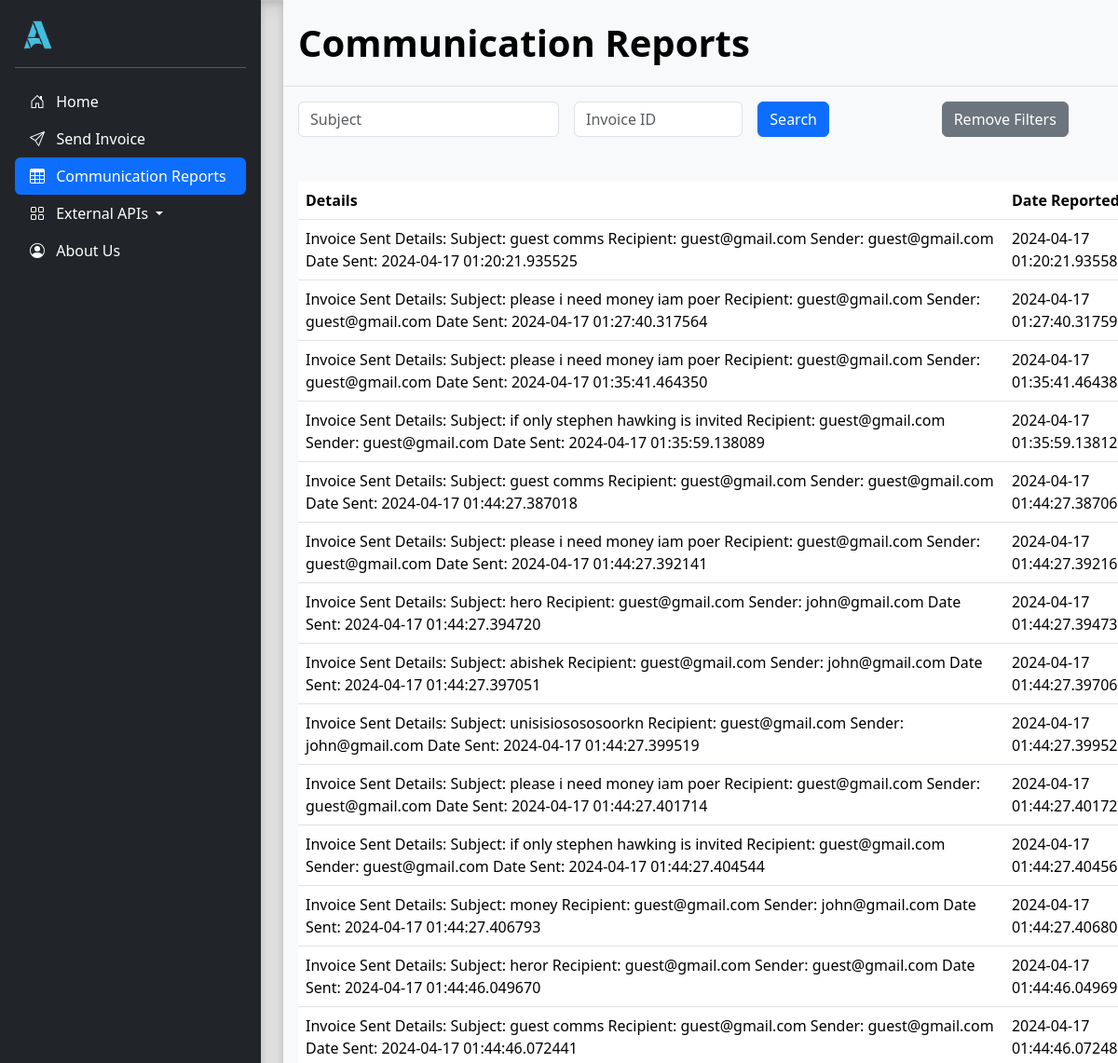
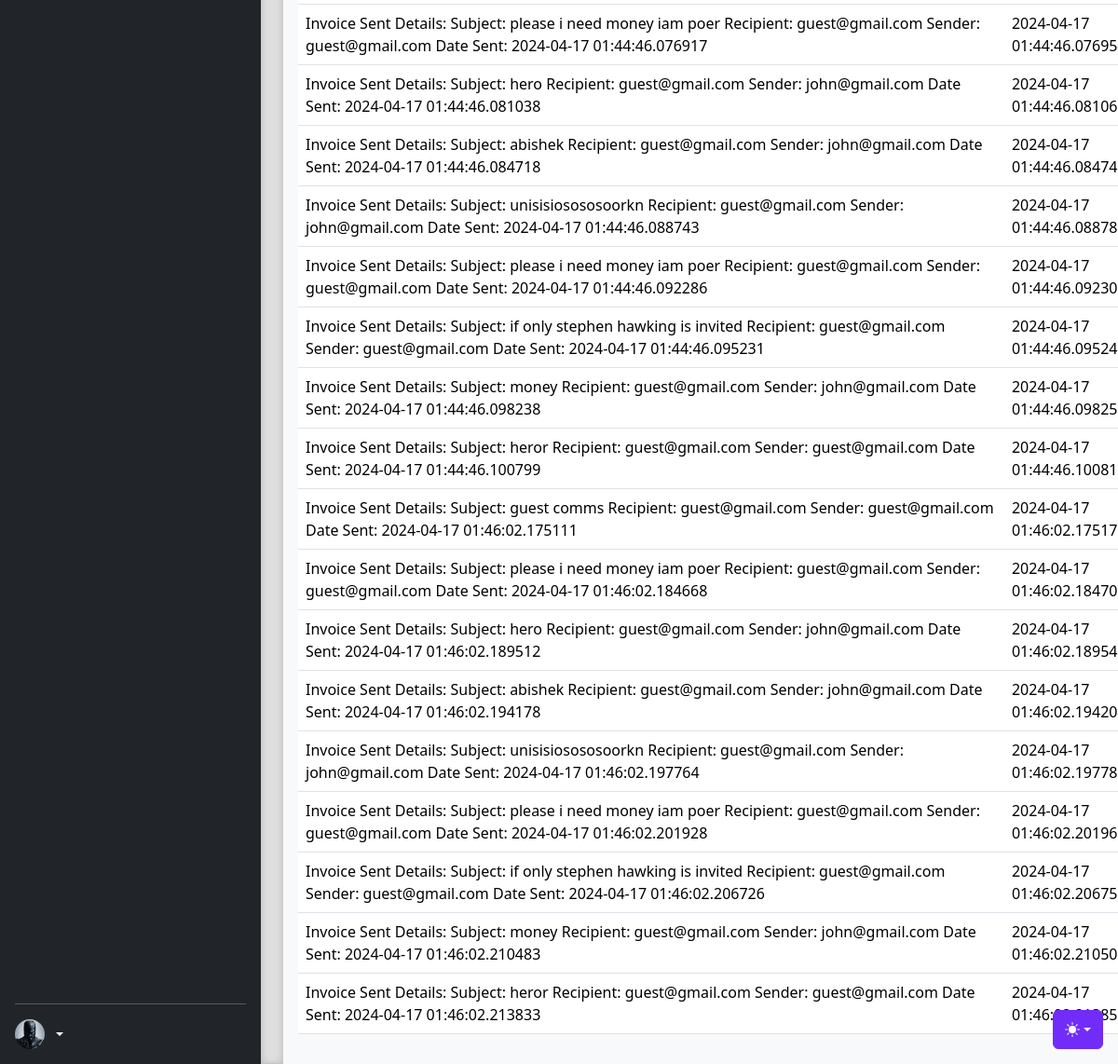
Page /reports/ (signed in) on the committed database (2 pictures, top to bottom).
### backend/src/models.py (models this page shows)
class CommunicationReport(db.Model):
    id = db.Column(db.String(80), unique=True, primary_key=True)
    invoice_id = db.Column(db.String(80), db.ForeignKey('invoice.id'))
    user_id = db.Column(db.String(80), db.ForeignKey('user.id'))
    details = db.Column(db.Text, nullable=False)
    date_reported = db.Column(db.DateTime, nullable=False)
    invoice = relationship("Invoice", back_populates="communication_report")
    user = relationship("User")

### backend/src/reports.py (the view)
@reports.route('', methods=['GET'])
def reportBox():
    user_id_a = session.get('user_id')
    if not user_id_a:
        return jsonify({'error': 'Invalid userId'}), 400
    search_sender_email = request.args.get('sender_address')
    search_subject = request.args.get('subject')
    search_invoice_id = request.args.get('invoice_id')
    query = CommunicationReport.query.filter(CommunicationReport.user_id == user_id_a)
    '''
    if search_sender_email:
        query = query.join(Invoice).join(User, User.id == Invoice.sent_to_user_id)
        query = query.filter(User.email.ilike(f"%{search_sender_email}%"))

        print("Query with Email Filter:", query)
        print(f"User ID: {user_id_a}, Email search pattern: %'{search_sender_email.lower()}%'")
    '''
    if search_subject:
        query = query.filter(CommunicationReport.invoice.has(Invoice.subject.ilike(f"%{search_subject}%")))
    if search_invoice_id:
        query = query.filter(CommunicationReport.invoice_id == search_invoice_id)
    communication_reports = query.all()
    user = User.query.filter_by(id=user_id_a).first()
    formatted_reports = []
    for report in communication_reports:
        new_report = {
            'id': report.id,
            'details': report.details,
            'date_reported': report.date_reported,
            'invoice_subject': report.invoice.subject,
            }
        formatted_reports.append(new_report)
    return render_template('report.html', formatted_reports=formatted_reports)

### templates/report.html (shortened to what this page needs)
<!doctype html>
<html lang="en" data-bs-theme="auto">
<head>
    <link href="https://cdn.jsdelivr.net/npm/bootstrap-icons@1.8.1/font/bootstrap-icons.css" rel="stylesheet">
    <link rel="stylesheet" href="https://cdn.jsdelivr.net/npm/@docsearch/css@3">
    <link href="/static/css/bootstrap.min.css" rel="stylesheet"
>
    <link href="/static/sidebars.css" rel="stylesheet">
</head>
<body>
    <div class="dropdown position-fixed bottom-0 end-0 mb-3 me-3 bd-mode-toggle">
        <button class="btn btn-bd-primary py-2 dropdown-toggle d-flex align-items-center" id="bd-theme" type="button"
            aria-expanded="false" data-bs-toggle="dropdown" aria-label="Toggle theme (auto)">
            <svg class="bi my-1 theme-icon-active" width="1em" height="1em">
                <use href="#circle-half"></use>
            </svg>
        </button>
    </div>
    <main class="d-flex flex-nowrap">
        <div class="d-flex flex-column flex-shrink-0 p-3 text-bg-dark" style="width: 280px;">
            <p class="d-flex align-items-center mb-3 mb-md-0 me-md-auto text-white text-decoration-none">
                <img src="/static/images/logo.png"
                    class="d-flex align-items-center mb-3 mb-md-0 me-md-auto text-white text-decoration-none"
                    style="height: 40px;">
            </p>
            <hr>
            <ul class="nav nav-pills flex-column mb-auto">
                <li class="nav-item">
                    <a href="{{ url_for('mailbox_route.mailBox') }}" class="nav-link text-white" aria-current="page">
                        <svg class="bi pe-none me-2" width="16" height="16">
                            <use xlink:href="#home" />
                        </svg>
                        Home
                    </a>
                </li>
                <li>
                    <a href="{{ url_for('mailbox_route.sending') }}" class="nav-link text-white">
                        <span class="text-padding">&nbsp;&nbsp;Send Invoice</span>
                    </a>
                </li>
                <li>
                    <a href="{{ url_for('reports.reportBox') }}" class="nav-link text-white active">
                        <svg class="bi pe-none me-2" width="16" height="16">
                            <use xlink:href="#table" />
                        </svg>
                        Communication Reports
                    </a>
                </li>
                <li class="dropdown">
                    <button class="nav-link text-white dropdown-toggle" type="button" id="productsDropdown"
                        data-bs-toggle="dropdown" aria-expanded="false">
                        <svg class="bi pe-none me-2" width="16" height="16">
                            <use xlink:href="#grid" />
                        </svg>
                        External APIs
                    </button>
                </li>
                <li>
                    <a href="{{ url_for('about') }}" class="nav-link text-white">
                        <svg class="bi pe-none me-2" width="16" height="16">
                            <use xlink:href="#people-circle" />
                        </svg>
                        About Us
                    </a>
                </li>
            </ul>
            <hr>
            <div class="dropdown">
                <a href="#" class="d-flex align-items-center text-white text-decoration-none dropdown-toggle"
                    data-bs-toggle="dropdown" aria-expanded="false">
                    <img src="/static/profile_pictures/default.png" alt="" width="32" height="32" class="rounded-circle me-2">
                </a>
            </div>
        </div>
        <div class="b-example-divider b-example-vr"></div>
        <div class="d-flex flex-column align-items-stretch flex-shrink-0 bg-body-tertiary" style="width: 1200px;">
            <span
                class="d-flex align-items-center flex-shrink-0 p-3 link-body-emphasis text-decoration-none border-bottom fs-5 fw-semibold"
                style="font-size: 40px !important; text-align: center;">
                Communication Reports
            </span>
        <div class="p-3">
            <form class="row g-3">
                <div class="col-md-3">
                    <input type="text" class="form-control" placeholder="Subject" name="subject">
                </div>
                <div class="col-md-2">
                    <input type="text" class="form-control" placeholder="Invoice ID" name="invoice_id">
                </div>
                <div class="col-md-2">
                    <button type="submit" class="btn btn-primary mb-3">Search</button>
                </div>
                <div class="col-md-2">
                    <a href="{{ url_for('reports.reportBox') }}" class="btn btn-secondary mb-3">Remove Filters</a>
                </div>
            </form>
        </div>
            <div class="table-responsive p-3">
                <table class="table table-hover">
                    <thead>
                        <tr>
                            <th scope="col">Details</th>
                            <th scope="col">Date Reported</th>
                        </tr>
                    </thead>
                    <tbody>
                        {% for report in formatted_reports %}
                        <tr>
                            <td>{{ report.details }}</td>
                            <td>{{ report.date_reported }}</td>
                        </tr>
                        {% endfor %}
                    </tbody>
                </table>
            </div>
    </main>
</body>
</html>

### static/sidebars.css (style rules this page uses)
body { min-height: 100vh; min-height: -webkit-fill-available; }
html { height: -webkit-fill-available; }
main { height: 100vh; height: -webkit-fill-available; max-height: 100vh; overflow-x: auto; overflow-y: hidden; }
.dropdown-toggle { outline: 0; }

### templates/report.html (style rules this page uses)
.b-example-divider { width: 100%; height: 3rem; background-color: rgba(0, 0, 0, .1); border: solid rgba(0, 0, 0, .15); border-width: 1px 0; box-shadow: inset 0 .5em 1.5em rgba(0, 0, 0, .1), inset 0 .125em .5em rgba(0, 0, 0, .15); }
.b-example-vr { flex-shrink: 0; width: 1.5rem; height: 100vh; }
.bi { vertical-align: -.125em; fill: currentColor; }
.btn-bd-primary { --bd-violet-bg: #712cf9; --bd-violet-rgb: 112.520718, 44.062154, 249.437846; --bs-btn-font-weight: 600; --bs-btn-color: var(--bs-white); --bs-btn-bg: var(--bd-violet-bg); --bs-btn-border-color: var(--bd-violet-bg); --bs-btn-hover-color: var(--bs-white); --bs-btn-hover-bg: #6528e0; --bs-btn-hover-border-color: #6528e0; --bs-btn-focus-shadow-rgb: var(--bd-violet-rgb); --bs-btn-active-color: var(--bs-btn-hover-color); --bs-btn-active-bg: #5a23c8; --bs-btn-active-border-color: #5a23c8; }
.bd-mode-toggle { z-index: 1500; }

### rows in the picture
CommunicationReport: details "Invoice Sent Details: Subject: guest comms Recipient: guest@gmail.com Sender: guest@gmail.com Date Sent: 2024-04-17 01:20:21.935525", date_reported "2024-04-17…"
CommunicationReport: details "Invoice Sent Details: Subject: please i need money iam poer Recipient: guest@gmail.com Sender: guest@gmail.com Date Sent: 2024-04-17 01:27:40.317564", date_reported "2024-04-17…"
CommunicationReport: details "Invoice Sent Details: Subject: please i need money iam poer Recipient: guest@gmail.com Sender: guest@gmail.com Date Sent: 2024-04-17 01:35:41.464350", date_reported "2024-04-17…"
CommunicationReport: details "Invoice Sent Details: Subject: if only stephen hawking is invited Recipient: guest@gmail.com Sender: guest@gmail.com Date Sent: 2024-04-17 01:35:59.138089", date_reported "2024-04-17…"
CommunicationReport: details "Invoice Sent Details: Subject: guest comms Recipient: guest@gmail.com Sender: guest@gmail.com Date Sent: 2024-04-17 01:44:27.387018", date_reported "2024-04-17…"
CommunicationReport: details "Invoice Sent Details: Subject: please i need money iam poer Recipient: guest@gmail.com Sender: guest@gmail.com Date Sent: 2024-04-17 01:44:27.392141", date_reported "2024-04-17…"
CommunicationReport: details "Invoice Sent Details: Subject: hero Recipient: guest@gmail.com Sender: john@gmail.com Date Sent: 2024-04-17 01:44:27.394720", date_reported "2024-04-17…"
CommunicationReport: details "Invoice Sent Details: Subject: abishek Recipient: guest@gmail.com Sender: john@gmail.com Date Sent: 2024-04-17 01:44:27.397051", date_reported "2024-04-17…"
CommunicationReport: details "Invoice Sent Details: Subject: unisisiosososoorkn Recipient: guest@gmail.com Sender: john@gmail.com Date Sent: 2024-04-17 01:44:27.399519", date_reported "2024-04-17…"
CommunicationReport: details "Invoice Sent Details: Subject: please i need money iam poer Recipient: guest@gmail.com Sender: guest@gmail.com Date Sent: 2024-04-17 01:44:27.401714", date_reported "2024-04-17…"
CommunicationReport: details "Invoice Sent Details: Subject: if only stephen hawking is invited Recipient: guest@gmail.com Sender: guest@gmail.com Date Sent: 2024-04-17 01:44:27.404544", date_reported "2024-04-17…"
CommunicationReport: details "Invoice Sent Details: Subject: money Recipient: guest@gmail.com Sender: john@gmail.com Date Sent: 2024-04-17 01:44:27.406793", date_reported "2024-04-17…"
CommunicationReport: details "Invoice Sent Details: Subject: heror Recipient: guest@gmail.com Sender: guest@gmail.com Date Sent: 2024-04-17 01:44:46.049670", date_reported "2024-04-17…"
CommunicationReport: details "Invoice Sent Details: Subject: guest comms Recipient: guest@gmail.com Sender: guest@gmail.com Date Sent: 2024-04-17 01:44:46.072441", date_reported "2024-04-17…"
CommunicationReport: details "Invoice Sent Details: Subject: please i need money iam poer Recipient: guest@gmail.com Sender: guest@gmail.com Date Sent: 2024-04-17 01:44:46.076917", date_reported "2024-04-17…"
CommunicationReport: details "Invoice Sent Details: Subject: hero Recipient: guest@gmail.com Sender: john@gmail.com Date Sent: 2024-04-17 01:44:46.081038", date_reported "2024-04-17…"
CommunicationReport: details "Invoice Sent Details: Subject: abishek Recipient: guest@gmail.com Sender: john@gmail.com Date Sent: 2024-04-17 01:44:46.084718", date_reported "2024-04-17…"
CommunicationReport: details "Invoice Sent Details: Subject: unisisiosososoorkn Recipient: guest@gmail.com Sender: john@gmail.com Date Sent: 2024-04-17 01:44:46.088743", date_reported "2024-04-17…"
CommunicationReport: details "Invoice Sent Details: Subject: please i need money iam poer Recipient: guest@gmail.com Sender: guest@gmail.com Date Sent: 2024-04-17 01:44:46.092286", date_reported "2024-04-17…"
CommunicationReport: details "Invoice Sent Details: Subject: if only stephen hawking is invited Recipient: guest@gmail.com Sender: guest@gmail.com Date Sent: 2024-04-17 01:44:46.095231", date_reported "2024-04-17…"
CommunicationReport: details "Invoice Sent Details: Subject: money Recipient: guest@gmail.com Sender: john@gmail.com Date Sent: 2024-04-17 01:44:46.098238", date_reported "2024-04-17…"
CommunicationReport: details "Invoice Sent Details: Subject: heror Recipient: guest@gmail.com Sender: guest@gmail.com Date Sent: 2024-04-17 01:44:46.100799", date_reported "2024-04-17…"
CommunicationReport: details "Invoice Sent Details: Subject: guest comms Recipient: guest@gmail.com Sender: guest@gmail.com Date Sent: 2024-04-17 01:46:02.175111", date_reported "2024-04-17…"
CommunicationReport: details "Invoice Sent Details: Subject: please i need money iam poer Recipient: guest@gmail.com Sender: guest@gmail.com Date Sent: 2024-04-17 01:46:02.184668", date_reported "2024-04-17…"
CommunicationReport: details "Invoice Sent Details: Subject: hero Recipient: guest@gmail.com Sender: john@gmail.com Date Sent: 2024-04-17 01:46:02.189512", date_reported "2024-04-17…"
CommunicationReport: details "Invoice Sent Details: Subject: abishek Recipient: guest@gmail.com Sender: john@gmail.com Date Sent: 2024-04-17 01:46:02.194178", date_reported "2024-04-17…"
CommunicationReport: details "Invoice Sent Details: Subject: unisisiosososoorkn Recipient: guest@gmail.com Sender: john@gmail.com Date Sent: 2024-04-17 01:46:02.197764", date_reported "2024-04-17…"
CommunicationReport: details "Invoice Sent Details: Subject: please i need money iam poer Recipient: guest@gmail.com Sender: guest@gmail.com Date Sent: 2024-04-17 01:46:02.201928", date_reported "2024-04-17…"
CommunicationReport: details "Invoice Sent Details: Subject: if only stephen hawking is invited Recipient: guest@gmail.com Sender: guest@gmail.com Date Sent: 2024-04-17 01:46:02.206726", date_reported "2024-04-17…"
CommunicationReport: details "Invoice Sent Details: Subject: money Recipient: guest@gmail.com Sender: john@gmail.com Date Sent: 2024-04-17 01:46:02.210483", date_reported "2024-04-17…"
CommunicationReport: details "Invoice Sent Details: Subject: heror Recipient: guest@gmail.com Sender: guest@gmail.com Date Sent: 2024-04-17 01:46:02.213833", date_reported "2024-04-17…"
